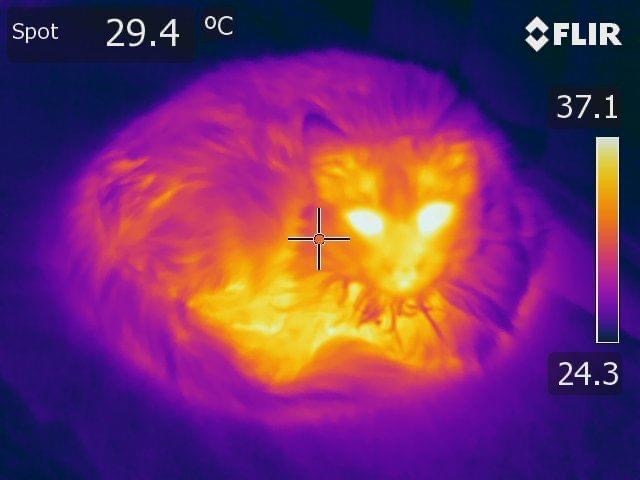
#> input picture Tests/FinalExam/FOP_Final_20769446/data/hotcat.jpg, 640 x 480 px
$ jupyter execute --allow-errors FOP_Final_20769446.ipynb
#> lines starting #> are read from the running program, lines starting #| are printed output that depends on the picture
# Final Assessment

### Name: Viola Landucci
### Student ID: 20769446

I believe I saw somewhere that I should state that I am in highschool. So, Im in highschool :)
____

### Instructions:

* This Final Assessment has **Five Questions worth 50 Marks**.
* You should attempt **ALL QUESTIONS**
* Put your name and ID into the space above
* Rename the Notebook to include your Student ID before going any further...
* **You must answer within this Jupyter Notebook** and submit the saved notebook and data/code files to Blackboard.
* Supplied data files are in the **data** directory and can be viewed and edited through the Jupyter Notebook dashboard.
* You should also read the **Declaration of Originality** for this assessment - submitting your assessment indicates you agree to the Declaration.
* **When finished:**
  * Make sure the notebook and any edited files are saved
  * Zip the notebook, the Declaration and the data/code files together
  * **Upload the zipped bundle to Blackboard**

### Contents:

* [Question1](#Question-1)
* [Question2](#Question-2)
* [Question3](#Question-3)
* [Question4](#Question-4)
* [Question5](#Question-5)

___

### Question 1 - Data Types and Data Handling    (7 marks)

#### Question 1a (2 marks)

Using your name and student ID in the variables (below) write code to **create and print** an example of each of the following data types, built from name and studentID:
1. int, float and string **(1 mark)**
1. a list, a tuple and a set **(1 mark)**

[cell 1]
# answer Question 1a here... replace "None" with your code
studentID = "20769446"
name = "Viola"

myint = int(studentID)       # your ID as an integer
myfloat = float(studentID)       # make your ID into a float
mystring = name+studentID      # make a string of your name and ID together

mylist = [myint,myfloat,mystring, name]        # make a list of the four variables (above)
mytuple = (myint, myfloat, mystring, name)      # make a tuple of the four variables (above)
myset = {myint,studentID,mystring,name}         # make a set of the four variables (above)

print(mylist)
print(mytuple)
print(myset)

#### Question 1b (2 marks)

Given the initial lists provided, use **list comprehensions** to create the following new lists, then **print** them:

1. **incomprehensible1** = List of strings with sentences made up of a string from each of the lists who, di and what (e.g. John Cleese pined for the fjords)       **(1 mark)**
1. **incomprehensible2** = List of strings as above with each word in the sentence strings in title case (first letter of each word capitalised) (e.g. John Cleese Pined For The Fjords)  **(1 mark)**

[cell 2]
import random

who = ["John Cleese", "Terry Jones", "Terry Gilliam",
        "Michael Palin", "Graham Chapman","Eric Idle"]
did = ["pined for", "sang about", "fought", "argued about",
       "taunted", "ran away from", "ate"]
what = ["the fjords", "the lumberjack", "the Black Knight", "the dead parrot",
        "Knights of the Round Table", "the rabbit", "the wafer thin mint"]

whoWord = random.choice(who)
didWord = random.choice(did)
whatWord = random.choice(what)
combined = whoWord + " " + didWord + " " + whatWord

incomprehensible1 = []

incomprehensible1.append(whoWord)
incomprehensible1.append(didWord)
incomprehensible1.append(whatWord)

print("Incomprehensible 1:\n")
for i in incomprehensible1:
    print(i)

incomprehensible2 = []

incomprehensible2.append(whoWord.title())
incomprehensible2.append(didWord.title())
incomprehensible2.append(whatWord.title())

print("\nIncomprehensible 2:\n")
for i in incomprehensible2:
    print(i)

print("\nincomprehensible1:", incomprehensible1)
print("incomprehensible2:", incomprehensible2)

###### Question 1c (3 marks)

Using the **lumberjack.txt** script, process the text in the file, ignoring punctuation and the character's names (where they are an indication of who speaks the line in the sketch) to:
1. Print the number of words in the text that begin with "l","u","m","b","e","r" **(1 mark)**
1. Print the list of words from the result of the previous task, in order from most common to least common **(1 mark)**
1. Plot the frequency of the "l","u","m","b","e","r" words adding appropriate titles and labels   **(1 mark)**

Code all answers to **ignore case** unless stated in the question

[cell 3]
import sys
import matplotlib.pyplot as plt

punctuation = '~!@#$%^&*()_+{}|:"<>?`=[]\\;\',./'
lCounter = 0
uCounter = 0
mCounter = 0
bCounter = 0
eCounter = 0
rCounter = 0
words = []

filename = 'data/scripts/lumberjack.txt'       # supplied in zip file
#> (the rest of this cell did not finish here and is left out)

### * [Back to Top](#Contents)
____
### Question 2 - Arrays, Grids, Files and Plotting (15 marks)

#### Question 2a (5 marks)

Starting with the code below, modify and extend it to:

1. Ask the user for the size of the area and the number of bubbles, with validation of the inputs **(2 marks)**
1. Change the plotting code to use the bplot method, reducing repetition  **(1 mark)**
1. At the end of the code, print the number of bubbles that popped, the number that drifted and the number of iterations taken before they were all gone **(2 marks)**

[cell 4]
import random
import numpy as np
import matplotlib.pyplot as plt
#%matplotlib inline

class Bubble():
    size = 20
    def __init__(self, x, y):
        self.x = x
        self.y = y
        self.dx = random.randint(1,4) * random.choice([1,-1])
        self.dy = random.randint(1,4) * random.choice([1,-1])
        self.life = random.randint(10,15)

    def getstate(self):
        return (self.x, self.y, self.size, self.life)

    def tic(self):
        self.x += self.dx
        self.y += self.dy
        self.life -= 1

def bplot(b, s):
    plt.scatter(b, s, s=sizes)
    plt.xlim(0,size-1)
    plt.ylim(0,size-1)
    plt.pause(1)
    plt.clf()

size = int(input("size: "))
#> the answer given: 100
numbubbles = int(input("number of bubbles: "))
#> the answer given: 3

bubbles = []
for i in range(numbubbles):
    bubbles.append(Bubble(size/2, size/2))

totalPop = 0
totalDep = 0
count = 0

xvalues = [b.getstate()[0] for b in bubbles]
yvalues = [b.getstate()[1] for b in bubbles]
sizes = [b.getstate()[2] for b in bubbles]
bplot(xvalues, yvalues)
#> in bplot, `plt.pause(1)`:
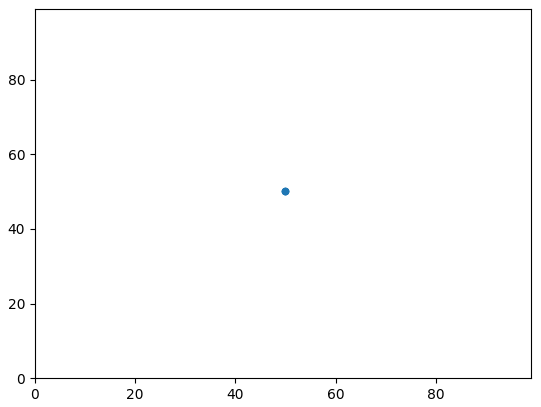
#> figure drawn by matplotlib, 1 panel

while bubbles:
    popped = []
    for i in range(len(bubbles)):
        b = bubbles[i]
        b.tic()
        gone = False
        state = b.getstate()
        if state[0] < 0 or state[0] >= size or state[1] < 0 or state[1] >= size:
            print("departed")
            gone = True
            totalDep += 1
        if state[3] < 0:
            print("pop!!")
            gone = True
            totalPop += 1
        if gone:
            popped.append(i)
    for j in range(len(popped)-1,-1, -1):
        bubbles.pop(popped[j])
    xvalues = [b.getstate()[0] for b in bubbles]
    yvalues = [b.getstate()[1] for b in bubbles]
    sizes = [b.getstate()[2] for b in bubbles]
    bplot(xvalues,yvalues)
    count +=1

print("Number of pops: " + str(totalPop))
print("number of drifts: " + str(totalDep))
print("number of iterations before all gone: " + str(count))

#### Question 2b (5 marks)

Based on the bubbly code in 2a, give a short explanation of:

1. How xvalues gets its values  **(1 mark)**
1. How the "life" of the bubble works **(1 mark)**
1. How the variation of bubble movement is implemented **(1 mark)**
1. How the popped/gone bubbles are identified, and why they are removed in reverse order  **(2 marks)**

[cell 5]
## Question 1:
# xvalues gets its values from getting the x values of an object from a list through the method called .getstate()

## Question 2:
# The bubbles life is a counter that is randomly assigned a number between 10 and 15.
# The counter decreases each loop and once it reaches 0 it pops ending the bubbles life.
# most bubbles pop at a different time since the counter is different for each object (unless randomly gets the same number)

## Question 3:
# When the bubble objects are being created, each bubble is assigned 2 different numbers (this is for just one courdinate, but it is done for both x and y),
# one for how fast the bubble moves, and one determining if it will move in a positive or negative direction, which are then minuet from eachother
# to get a value that will be added onto the x and y value each loop.

## Question 4:
# The pop/gone bubbles (the object) are added to a list when there counters have run out which allows them to be identified and later removed from the visual.
# They are removed in revers order so that when they do pop, they are not still on the visual screen.

#### Question 2c (5 marks)

Modify the below code to manipulate the image as follows:

1. Set up to have six images as subplots in a 2x3 grid, adding a title "RGB Oogie" over all the plots (initially show the original plot in each position) **(1 mark)**
1. Create a new image - **oogie_red** in the top left position to show the red channel of the rgb image (channel 0 of the third dimension) and recolour the image in **reds** by applying a colour map. High values should map to white, low values to dark red **(1 mark)**
1. Create **oogie_green** and **oogie_blue** in the top middle/right position to show the green and blue channels of the rgb image (channels 1 & 2 of the third dimension) and recolour the image in **green/blue** by applying a colour map. **(1 mark)**
1. Starting with the given histogram code, create a red histogram in the bottom left subplot. It should only show the red channel, and the plot  should be drawn in red **(1 mark)**
1. Create histograms for green and blue channels in the bottom middle/right subplots, coloured to match the channels **(1 mark)**

(There is a screenshot in the zip file to give an indication of what is expected)

[cell 6]
# answer Question 2c here...

import numpy as np
import matplotlib.pyplot as plt
import matplotlib.image as mpimg
from scipy import ndimage
from scipy import misc

fig = plt.figure(figsize=(10, 7))

oogie = mpimg.imread('data/hotcat.jpg')
#> oogie is the input picture: shape (480, 640, 3); mean R, G, B 113.6, 48.7, 104

oogie1 = oogie.copy()
oogie1[:, :, 1] = 0
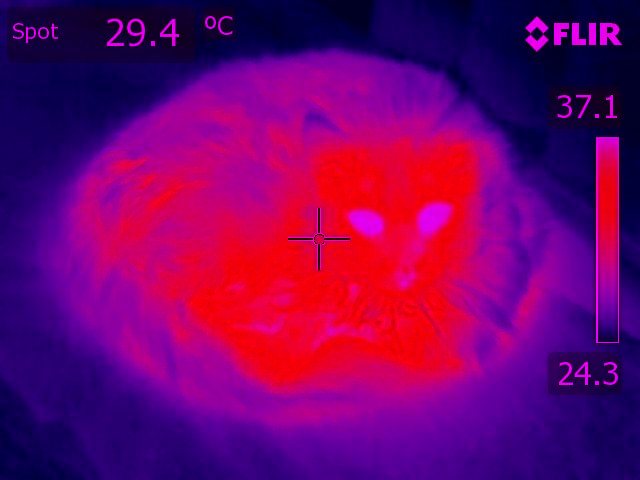
#> oogie1: shape (480, 640, 3); mean R, G, B 113.6, 0, 104
oogie1[:, :, 2] = 0
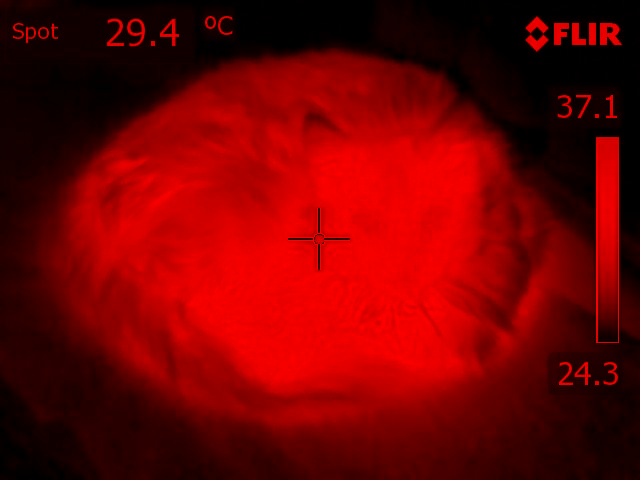
#> oogie1: shape (480, 640, 3); mean R, G, B 113.6, 0, 0

oogie2 = oogie.copy()
oogie2[:, :, 0] = 0
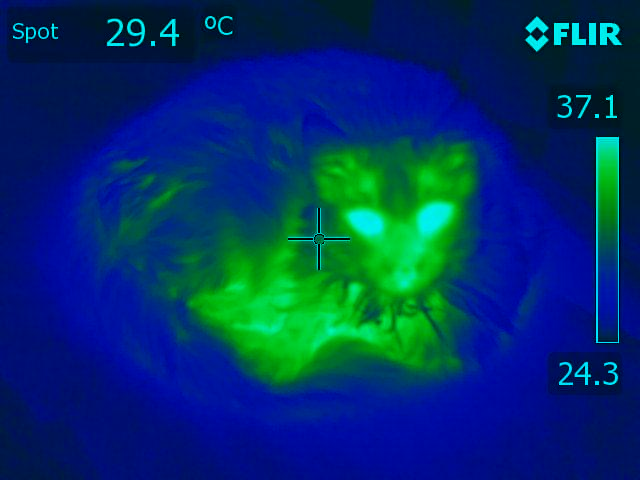
#> oogie2: shape (480, 640, 3); mean R, G, B 0, 48.7, 104
oogie2[:, :, 2] = 0
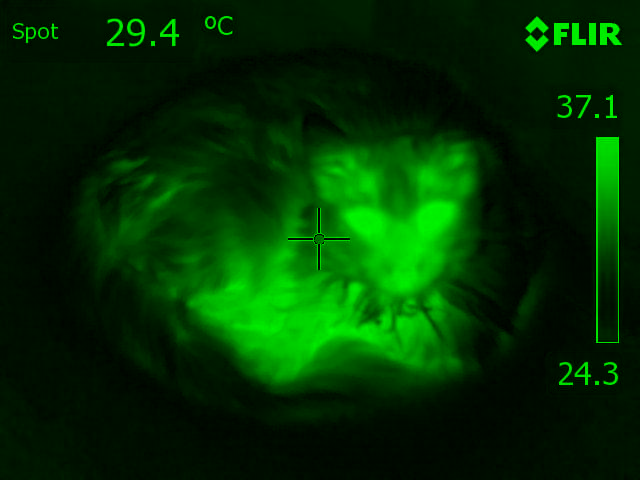
#> oogie2: shape (480, 640, 3); mean R, G, B 0, 48.7, 0

oogie3 = oogie.copy()
oogie3[:, :, 0] = 0
oogie3[:, :, 1] = 0

fig.add_subplot(2, 3, 1)
plt.imshow(oogie1)
plt.axis('off')
plt.title("RGB Oogie")

fig.add_subplot(2, 3, 2)
plt.imshow(oogie2)
plt.axis('off')
plt.title("RGB Oogie")

fig.add_subplot(2, 3, 3)
plt.imshow(oogie3)
plt.axis('off')
plt.title("RGB Oogie")

fig.add_subplot(2, 3, 4)
plt.hist(oogie1.ravel(),bins=256, color='red')

fig.add_subplot(2, 3, 5)
plt.hist(oogie2.ravel(),bins=256, color='green')

fig.add_subplot(2, 3, 6)
plt.hist(oogie2.ravel(),bins=256, color='blue')

plt.show()
#> (the rest of the program and of its run is left out)
